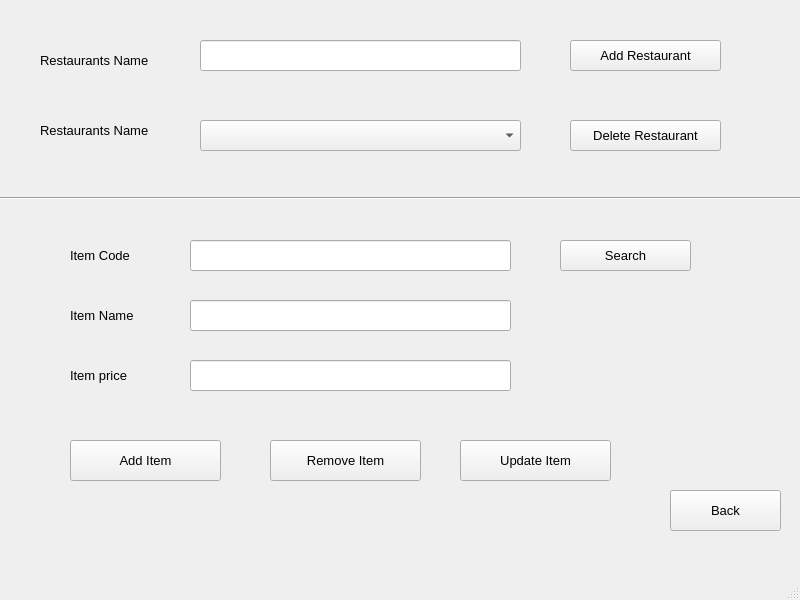
<?xml version="1.0" encoding="UTF-8"?>
<ui version="4.0">
 <class>MainWindow</class>
 <widget class="QMainWindow" name="MainWindow">
  <property name="geometry">
   <rect>
    <x>0</x>
    <y>0</y>
    <width>800</width>
    <height>600</height>
   </rect>
  </property>
  <property name="windowTitle">
   <string>MainWindow</string>
  </property>
  <widget class="QWidget" name="centralwidget">
   <widget class="QPushButton" name="pushButton_2">
    <property name="geometry">
     <rect>
      <x>570</x>
      <y>120</y>
      <width>151</width>
      <height>31</height>
     </rect>
    </property>
    <property name="font">
     <font>
      <pointsize>10</pointsize>
     </font>
    </property>
    <property name="text">
     <string>Delete Restaurant</string>
    </property>
   </widget>
   <widget class="QLabel" name="label_5">
    <property name="geometry">
     <rect>
      <x>70</x>
      <y>240</y>
      <width>101</width>
      <height>31</height>
     </rect>
    </property>
    <property name="font">
     <font>
      <pointsize>10</pointsize>
     </font>
    </property>
    <property name="autoFillBackground">
     <bool>true</bool>
    </property>
    <property name="text">
     <string>Item Code</string>
    </property>
   </widget>
   <widget class="QLabel" name="label_4">
    <property name="geometry">
     <rect>
      <x>70</x>
      <y>360</y>
      <width>101</width>
      <height>31</height>
     </rect>
    </property>
    <property name="font">
     <font>
      <pointsize>10</pointsize>
     </font>
    </property>
    <property name="autoFillBackground">
     <bool>true</bool>
    </property>
    <property name="text">
     <string>Item price</string>
    </property>
   </widget>
   <widget class="QPushButton" name="pushButton_4">
    <property name="geometry">
     <rect>
      <x>270</x>
      <y>440</y>
      <width>151</width>
      <height>41</height>
     </rect>
    </property>
    <property name="font">
     <font>
      <pointsize>10</pointsize>
     </font>
    </property>
    <property name="text">
     <string>Remove Item</string>
    </property>
   </widget>
   <widget class="QLineEdit" name="lineEdit_2">
    <property name="geometry">
     <rect>
      <x>190</x>
      <y>300</y>
      <width>321</width>
      <height>31</height>
     </rect>
    </property>
    <property name="font">
     <font>
      <pointsize>10</pointsize>
     </font>
    </property>
   </widget>
   <widget class="QPushButton" name="pushButton_8">
    <property name="geometry">
     <rect>
      <x>670</x>
      <y>490</y>
      <width>111</width>
      <height>41</height>
     </rect>
    </property>
    <property name="font">
     <font>
      <pointsize>10</pointsize>
     </font>
    </property>
    <property name="text">
     <string>Back</string>
    </property>
   </widget>
   <widget class="QLineEdit" name="lineEdit">
    <property name="geometry">
     <rect>
      <x>200</x>
      <y>40</y>
      <width>321</width>
      <height>31</height>
     </rect>
    </property>
    <property name="font">
     <font>
      <pointsize>10</pointsize>
     </font>
    </property>
   </widget>
   <widget class="QLabel" name="label_3">
    <property name="geometry">
     <rect>
      <x>70</x>
      <y>300</y>
      <width>101</width>
      <height>31</height>
     </rect>
    </property>
    <property name="font">
     <font>
      <pointsize>10</pointsize>
     </font>
    </property>
    <property name="autoFillBackground">
     <bool>true</bool>
    </property>
    <property name="text">
     <string>Item Name</string>
    </property>
   </widget>
   <widget class="QLineEdit" name="lineEdit_4">
    <property name="geometry">
     <rect>
      <x>190</x>
      <y>240</y>
      <width>321</width>
      <height>31</height>
     </rect>
    </property>
    <property name="font">
     <font>
      <pointsize>10</pointsize>
     </font>
    </property>
   </widget>
   <widget class="QPushButton" name="pushButton_3">
    <property name="geometry">
     <rect>
      <x>70</x>
      <y>440</y>
      <width>151</width>
      <height>41</height>
     </rect>
    </property>
    <property name="font">
     <font>
      <pointsize>10</pointsize>
     </font>
    </property>
    <property name="text">
     <string>Add Item</string>
    </property>
   </widget>
   <widget class="QLineEdit" name="lineEdit_3">
    <property name="geometry">
     <rect>
      <x>190</x>
      <y>360</y>
      <width>321</width>
      <height>31</height>
     </rect>
    </property>
    <property name="font">
     <font>
      <pointsize>10</pointsize>
     </font>
    </property>
   </widget>
   <widget class="QPushButton" name="pushButton_5">
    <property name="geometry">
     <rect>
      <x>460</x>
      <y>440</y>
      <width>151</width>
      <height>41</height>
     </rect>
    </property>
    <property name="font">
     <font>
      <pointsize>10</pointsize>
     </font>
    </property>
    <property name="text">
     <string>Update Item</string>
    </property>
   </widget>
   <widget class="QComboBox" name="comboBox">
    <property name="geometry">
     <rect>
      <x>200</x>
      <y>120</y>
      <width>321</width>
      <height>31</height>
     </rect>
    </property>
    <property name="font">
     <font>
      <pointsize>10</pointsize>
     </font>
    </property>
   </widget>
   <widget class="QPushButton" name="pushButton">
    <property name="geometry">
     <rect>
      <x>570</x>
      <y>40</y>
      <width>151</width>
      <height>31</height>
     </rect>
    </property>
    <property name="font">
     <font>
      <pointsize>10</pointsize>
     </font>
    </property>
    <property name="text">
     <string>Add Restaurant</string>
    </property>
   </widget>
   <widget class="Line" name="line">
    <property name="geometry">
     <rect>
      <x>0</x>
      <y>190</y>
      <width>851</width>
      <height>16</height>
     </rect>
    </property>
    <property name="autoFillBackground">
     <bool>true</bool>
    </property>
    <property name="orientation">
     <enum>Qt::Horizontal</enum>
    </property>
   </widget>
   <widget class="QLabel" name="label">
    <property name="geometry">
     <rect>
      <x>40</x>
      <y>120</y>
      <width>141</width>
      <height>21</height>
     </rect>
    </property>
    <property name="font">
     <font>
      <pointsize>10</pointsize>
     </font>
    </property>
    <property name="autoFillBackground">
     <bool>true</bool>
    </property>
    <property name="text">
     <string>Restaurants Name</string>
    </property>
   </widget>
   <widget class="QPushButton" name="pushButton_7">
    <property name="geometry">
     <rect>
      <x>560</x>
      <y>240</y>
      <width>131</width>
      <height>31</height>
     </rect>
    </property>
    <property name="font">
     <font>
      <pointsize>10</pointsize>
     </font>
    </property>
    <property name="text">
     <string>Search</string>
    </property>
   </widget>
   <widget class="QLabel" name="label_2">
    <property name="geometry">
     <rect>
      <x>40</x>
      <y>50</y>
      <width>141</width>
      <height>21</height>
     </rect>
    </property>
    <property name="font">
     <font>
      <pointsize>10</pointsize>
     </font>
    </property>
    <property name="autoFillBackground">
     <bool>true</bool>
    </property>
    <property name="text">
     <string>Restaurants Name</string>
    </property>
   </widget>
   <widget class="QLabel" name="label_6">
    <property name="geometry">
     <rect>
      <x>0</x>
      <y>0</y>
      <width>801</width>
      <height>551</height>
     </rect>
    </property>
    <property name="text">
     <string/>
    </property>
    <property name="pixmap">
     <pixmap>360_F_225937425_qKwfa5FFOnWahx4WyPyBdZFkODQyOx95.jpg</pixmap>
    </property>
    <property name="scaledContents">
     <bool>true</bool>
    </property>
   </widget>
   <zorder>label_6</zorder>
   <zorder>pushButton_2</zorder>
   <zorder>label_5</zorder>
   <zorder>label_4</zorder>
   <zorder>pushButton_4</zorder>
   <zorder>lineEdit_2</zorder>
   <zorder>pushButton_8</zorder>
   <zorder>lineEdit</zorder>
   <zorder>label_3</zorder>
   <zorder>lineEdit_4</zorder>
   <zorder>pushButton_3</zorder>
   <zorder>lineEdit_3</zorder>
   <zorder>pushButton_5</zorder>
   <zorder>comboBox</zorder>
   <zorder>pushButton</zorder>
   <zorder>line</zorder>
   <zorder>label</zorder>
   <zorder>pushButton_7</zorder>
   <zorder>label_2</zorder>
  </widget>
  <widget class="QMenuBar" name="menubar">
   <property name="geometry">
    <rect>
     <x>0</x>
     <y>0</y>
     <width>800</width>
     <height>26</height>
    </rect>
   </property>
  </widget>
  <widget class="QStatusBar" name="statusbar"/>
 </widget>
 <resources/>
 <connections/>
</ui>
